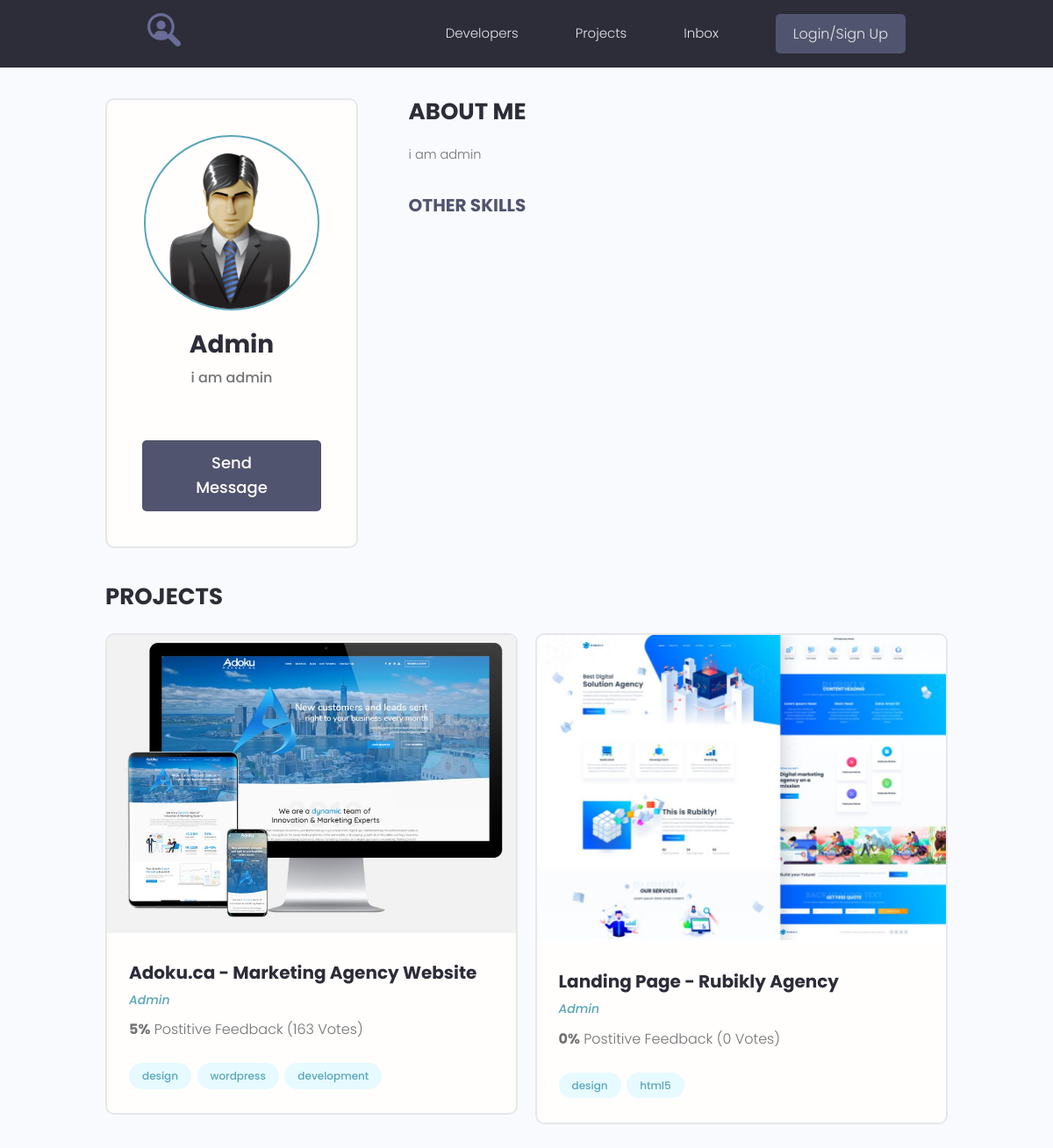
Before: /profile/3 with the older database file.
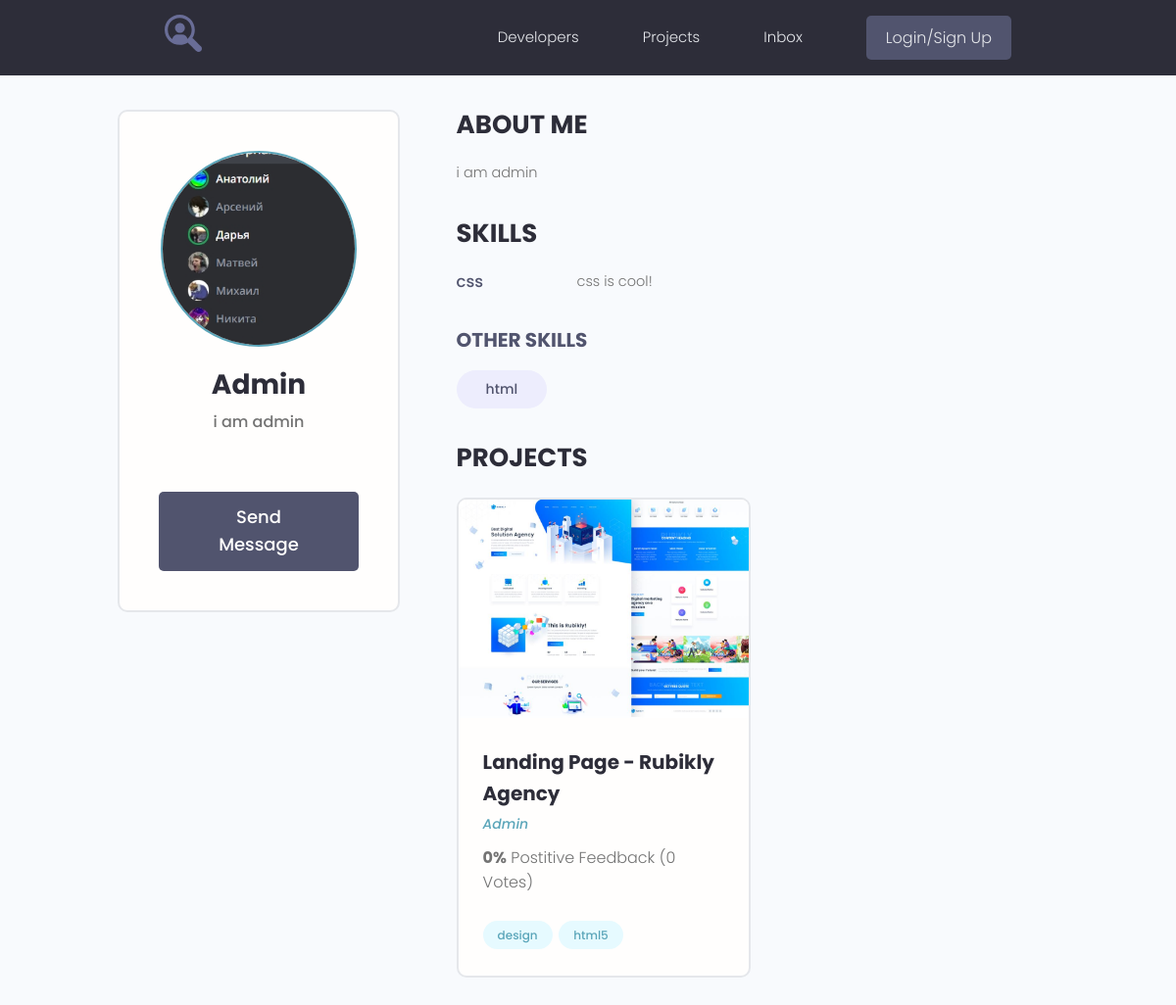
After: the same page with the newer database file.
### users/models.py (models this page shows, shortened)
class Profile(models.Model):
    user = models.OneToOneField(User, on_delete=models.CASCADE, null=True, blank=True)
    name = models.CharField(max_length=200, blank=True, null=True)
    email = models.EmailField(max_length=200, blank=True, null=True)
    username = models.CharField(max_length=200, blank=True, null=True)
    short_info = models.CharField(max_length=200, blank=True, null=True)
    bio = models.TextField(blank=True, null=True)
    profile_image = models.ImageField(upload_to='profiles/', default='profiles/user-default.png')
    social_github = models.CharField(max_length=200, blank=True, null=True)
    social_youtube = models.CharField(max_length=200, blank=True, null=True)
    social_website = models.CharField(max_length=200, blank=True, null=True)
    created = models.DateTimeField(auto_now_add=True)

class Skill(models.Model):
    owner = models.ForeignKey(Profile, on_delete=models.CASCADE, blank=True, null=True)
    name = models.CharField(max_length=200, blank=True, null=True)
    description = models.TextField(blank=True, null=True)
    created = models.DateTimeField(auto_now_add=True)

### projects/models.py (models this page shows, shortened)
class Project(models.Model):
    owner = models.ForeignKey(Profile, on_delete=models.SET_NULL, blank=True, null=True)
    title = models.CharField(max_length=200)
    description = models.TextField(blank=True, null=True)
    feature_image = models.ImageField(blank=True, null=True, upload_to='projects/%Y/%m/%d', default='default.jpg')
    demo_link = models.CharField(max_length=200, blank=True, null=True)
    source_link = models.CharField(max_length=200, blank=True, null=True)
    tags = models.ManyToManyField('Tag', blank=True)
    vote_total = models.IntegerField(default=0)
    vote_ratio = models.IntegerField(default=0)
    created = models.DateTimeField(auto_now_add=True)
    class Meta:
        ordering = [
            '-vote_ratio',
            'vote_total',
            'title',
        ]

class Tag(models.Model):
    name = models.CharField(max_length=200)
    created = models.DateTimeField(auto_now_add=True)
    def __str__(self):
        return self.name

### users/views.py (the view)
# urls.py: path('profile/<str:pk>', user_profile, name='user_profile'),
def user_profile(request, pk):
    profile = Profile.objects.get(id=pk)
    skills = profile.skill_set.exclude(description__exact='')
    other_skills = profile.skill_set.filter(description='')
    context = {
        'profile': profile,
        'skills': skills,
        'other_skills': other_skills,
    }
    return render(request, 'users/profile.html', context=context)

### users/templates/users/profile.html (shortened to what this page needs)
{% extends 'projects/base.html' %}
{% block content %}
  <main class="profile my-md">
    <div class="container">
      <div class="layout">
        <div class="column column--1of3">
          <div class="card text-center">
            <div class="card__body dev">
              <img class="avatar avatar--xl" src="{{ profile.profile_image.url }}" />
              <h2 class="dev__name">{{ profile.name }}</h2>
              <p class="dev__title">{{ profile.short_info }}</p>
              {% if request.user.profile.id != profile.id %}
                <a href="{% url 'create-message' profile.id %}" class="btn btn--sub btn--lg">Send Message </a>
              {% endif %}
            </div>
          </div>
        </div>
        <div class="column column--2of3">
          <div class="devInfo">
            <h3 class="devInfo__title">About Me</h3>
            <p class="devInfo__about">{{ profile.bio }}</p>
          </div>
          <div class="devInfo">
            {% if skills %}
              <h3 class="devInfo__title">Skills</h3>
              <div class="devInfo__skills">
                  {% for skill in skills %}
                    <div class="devSkill">
                      <h4 class="devSkill__title">{{ skill.name }}</h4>
                      <p class="devSkill__info">{{ skill.description }}</p>
                    </div>
                  {% endfor %}
            {% endif %}
              <h3 class="devInfo__subtitle">Other Skills</h3>
              <div class="devInfo__otherSkills">
                {% for skill in other_skills %}
                  <span class="tag tag--pill tag--sub tag--lg">
                    <small>{{ skill.name }}</small>
                  </span>
                {% endfor %}
              </div>
            </div>
          </div>
          <div class="devInfo">
            <h3 class="devInfo__title">Projects</h3>
            <div class="grid grid--two">
              {% for project in profile.project_set.all %}
                <div class="column">
                <div class="card project">
                  <a href="{% url 'project' project.id %}" class="project">
                    <img class="project__thumbnail" src="{{ project.feature_image.url }}" alt="project thumbnail" />
                    <div class="card__body">
                      <h3 class="project__title">{{ project.title }}</h3>
                      <p><a class="project__author" href="{% url 'user_profile' project.owner.id %}">{{ project.owner.name }}</a></p>
                      <p class="project--rating">
                        <span style="font-weight: bold;">{{ project.vote_ratio }}%</span> Postitive
                        Feedback ({{ project.vote_total }} Vote{{ project.vote_total|pluralize:'s' }})
                      </p>
                      <div class="project__tags">
                        {% for tag in project.tags.all %}
                          <span class="tag tag--pill tag--main">
                            <small>{{ tag }}</small>
                          </span>
                        {% endfor %}
                      </div>
                    </div>
                  </a>
                </div>
              </div>
              {% endfor %}
            </div>
          </div>
        </div>
      </div>
    </div>
  </main>
{% endblock %}

Changed rows visible on the page:
removed Project: feature_image (picture), title "Adoku.ca - Marketing Agency Website", owner.name "Admin", vote_ratio "5", vote_total "163", Tag (name "design")
no longer on this page (row unchanged): Tag: name "wordpress", shown under "Adoku.ca - Marketing Agency Website"
no longer on this page (row unchanged): Tag: name "development", shown under "Adoku.ca - Marketing Agency Website"
changed Profile "Admin": profile_image: picture added in place of a placeholder
added Skill: name "css", description "css is cool!", shown under "SKILLS"
added Skill: name "html", shown under "OTHER SKILLS"
Other visible differences:
text now shown: "SKILLS"
